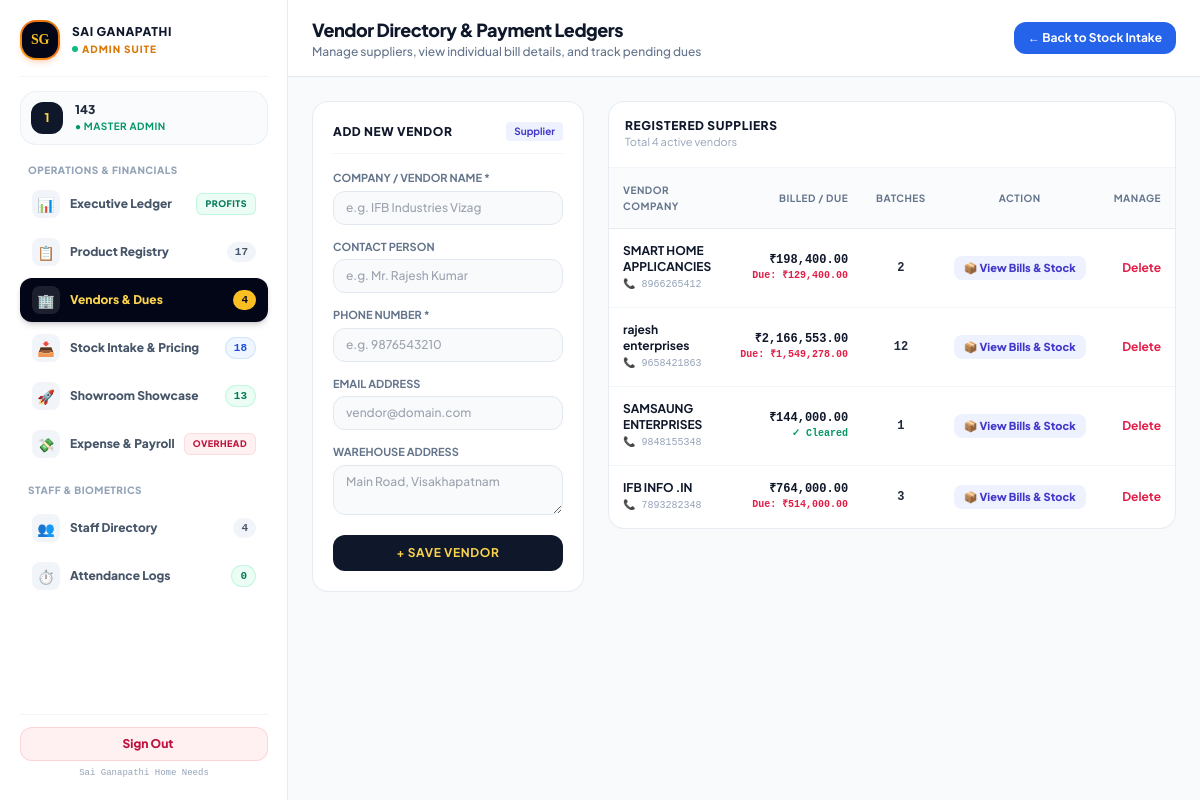
Page /admin/vendors.php (signed in) on the committed database.
### tables this page shows
CREATE TABLE `vendors` (
  `id` int(11) NOT NULL,
  `vendor_name` varchar(150) NOT NULL,
  `contact_person` varchar(100) DEFAULT NULL,
  `phone` varchar(20) NOT NULL,
  `email` varchar(100) DEFAULT NULL,
  `address` text DEFAULT NULL,
  `created_at` timestamp NOT NULL DEFAULT current_timestamp()
);

### admin/vendors.php (the view, shortened to what this page needs)
<?php
require '../db.php';
$vendorsListQuery = "
    SELECT
        v.*,
        COUNT(s.id) AS total_batches,
        COALESCE(SUM(s.total_amount), 0) AS lifetime_billed,
        COALESCE(SUM(s.paid_amount), 0) AS lifetime_paid
    FROM vendors v
    LEFT JOIN stock_intake s ON v.vendor_name = s.vendor_name
    GROUP BY v.id
    ORDER BY v.id DESC
";
$vendorsList = $conn->query($vendorsListQuery)->fetchAll();
$totalVendors = count($vendorsList);
?>
<!DOCTYPE html>
<html lang="en">
<head>
    <script src="https://cdn.tailwindcss.com"></script>
</head>
<body class="bg-slate-50 min-h-screen text-slate-800 antialiased flex">
    <?php
    include 'sidebar.php';
    ?>
    <div class="flex-1 flex flex-col min-w-0 overflow-y-auto">
        <header class="bg-white/95 backdrop-blur-md border-b border-slate-200 sticky top-0 z-30 px-6 py-4 flex items-center justify-between shadow-xs">
            <div>
                <h2 class="text-base sm:text-lg font-black text-slate-900 tracking-tight">Vendor Directory & Payment Ledgers</h2>
                <p class="text-xs text-slate-500 font-medium">Manage suppliers, view individual bill details, and track pending dues</p>
            </div>
            <a href="stock_intake.php" class="px-3.5 py-2 bg-blue-600 hover:bg-blue-700 text-white text-xs font-bold rounded-xl shadow-xs transition">
                ← Back to Stock Intake
            </a>
        </header>
        <main class="p-6 max-w-7xl w-full mx-auto space-y-6">
            <div class="grid grid-cols-1 lg:grid-cols-3 gap-6 items-start">
                <div class="bg-white p-5 rounded-2xl border border-slate-200/80 shadow-xs sticky top-24">
                    <div class="flex items-center justify-between pb-3 mb-4 border-b border-slate-100">
                        <h3 class="text-xs font-black uppercase tracking-wider text-slate-900">Add New Vendor</h3>
                        <span class="text-[10px] bg-indigo-50 text-indigo-700 font-bold px-2 py-0.5 rounded">Supplier</span>
                    </div>
                    <form method="POST" action="vendors.php" class="space-y-3.5">
                        <div>
                            <label class="block text-[11px] font-bold uppercase text-slate-500 mb-1">Company / Vendor Name *</label>
                            <input type="text" name="vendor_name" required placeholder="e.g. IFB Industries Vizag" class="w-full px-3 py-2 bg-slate-50 border border-slate-200 rounded-xl text-xs font-medium focus:outline-none focus:border-amber-500">
                        </div>
                        <div>
                            <label class="block text-[11px] font-bold uppercase text-slate-500 mb-1">Contact Person</label>
                            <input type="text" name="contact_person" placeholder="e.g. Mr. Rajesh Kumar" class="w-full px-3 py-2 bg-slate-50 border border-slate-200 rounded-xl text-xs font-medium focus:outline-none focus:border-amber-500">
                        </div>
                        <div>
                            <label class="block text-[11px] font-bold uppercase text-slate-500 mb-1">Phone Number *</label>
                            <input type="tel" name="phone" required placeholder="e.g. 9876543210" class="w-full px-3 py-2 bg-slate-50 border border-slate-200 rounded-xl text-xs font-medium focus:outline-none focus:border-amber-500">
                        </div>
                        <div>
                            <label class="block text-[11px] font-bold uppercase text-slate-500 mb-1">Email Address</label>
                            <input type="email" name="email" placeholder="vendor@domain.com" class="w-full px-3 py-2 bg-slate-50 border border-slate-200 rounded-xl text-xs font-medium focus:outline-none focus:border-amber-500">
                        </div>
                        <div>
                            <label class="block text-[11px] font-bold uppercase text-slate-500 mb-1">Warehouse Address</label>
                            <textarea name="address" rows="2" placeholder="Main Road, Visakhapatnam" class="w-full px-3 py-2 bg-slate-50 border border-slate-200 rounded-xl text-xs font-medium focus:outline-none focus:border-amber-500"></textarea>
                        </div>
                        <button type="submit" class="w-full mt-2 py-2.5 bg-slate-900 hover:bg-slate-800 text-amber-300 font-bold text-xs uppercase tracking-wider rounded-xl shadow-xs transition cursor-pointer">
                            + Save Vendor
                        </button>
                    </form>
                </div>
                <div class="lg:col-span-2 bg-white rounded-2xl border border-slate-200/80 shadow-xs overflow-hidden">
                    <div class="p-4 border-b border-slate-100 flex items-center justify-between">
                        <div>
                            <h3 class="text-xs font-black uppercase tracking-wider text-slate-900">Registered Suppliers</h3>
                            <p class="text-[11px] text-slate-400">Total <?= $totalVendors ?> active vendors</p>
                        </div>
                    </div>
                    <div class="overflow-x-auto">
                        <table class="w-full text-left text-xs border-collapse">
                            <thead>
                                <tr class="bg-slate-50/80 text-slate-500 font-bold uppercase text-[10px] tracking-wider border-b border-slate-200/80">
                                    <th class="p-3.5">Vendor Company</th>
                                    <th class="p-3.5 text-right">Billed / Due</th>
                                    <th class="p-3.5 text-center">Batches</th>
                                    <th class="p-3.5 text-center">Action</th>
                                    <th class="p-3.5 text-right">Manage</th>
                                </tr>
                            </thead>
                            <tbody class="divide-y divide-slate-100">
                                <?php if (empty($vendorsList)): ?>
                                    <tr>
                                        <td colspan="5" class="p-8 text-center text-slate-400 font-semibold">No vendors created yet. Use the form to add your first supplier.</td>
                                    </tr>
                                <?php else: ?>
                                    <?php foreach ($vendorsList as $v):
                                        $due = max(0, $v['lifetime_billed'] - $v['lifetime_paid']);
                                    ?>
                                        <tr class="hover:bg-slate-50/70 transition">
                                            <td class="p-3.5">
                                                <span class="font-bold text-slate-900 block"><?= htmlspecialchars($v['vendor_name']) ?></span>
                                                <span class="text-[10px] text-slate-400 font-mono">📞 <?= htmlspecialchars($v['phone']) ?></span>
                                            </td>
                                            <td class="p-3.5 text-right whitespace-nowrap font-mono">
                                                <span class="font-black text-slate-900 block">₹<?= number_format($v['lifetime_billed'], 2) ?></span>
                                                <?php if ($due > 0): ?>
                                                    <span class="text-[10px] text-rose-600 font-extrabold block">Due: ₹<?= number_format($due, 2) ?></span>
                                                <?php else: ?>
                                                    <span class="text-[10px] text-emerald-600 font-bold block">✓ Cleared</span>
                                                <?php endif; ?>
                                            </td>
                                            <td class="p-3.5 text-center font-mono font-bold">
                                                <?= $v['total_batches'] ?>
                                            </td>
                                            <td class="p-3.5 text-center whitespace-nowrap">
                                                <button onclick="openVendorDetails('<?= htmlspecialchars(addslashes($v['vendor_name'])) ?>')"
                                                        class="px-2.5 py-1 bg-indigo-50 hover:bg-indigo-100 text-indigo-700 font-extrabold rounded-lg transition cursor-pointer text-[11px]">
                                                    📦 View Bills & Stock
                                                </button>
                                            </td>
                                            <td class="p-3.5 text-right whitespace-nowrap">
                                                <a href="vendors.php?delete=<?= $v['id'] ?>" onclick="return confirm('Delete vendor <?= htmlspecialchars(addslashes($v['vendor_name'])) ?>?')" class="text-rose-600 hover:text-rose-800 font-bold text-xs transition">
                                                    Delete
                                                </a>
                                            </td>
                                        </tr>
                                    <?php endforeach; ?>
                                <?php endif; ?>
                            </tbody>
                        </table>
                    </div>
                </div>
            </div>
        </main>
    </div>
</body>
</html>

### admin/vendors.php (style rules this page uses)
body { font-family: 'Plus Jakarta Sans', sans-serif; }

### rows in the picture
vendors: vendor_name "SMART HOME APPLICANCIES", phone "8966265412", lifetime_billed "198,400.00", due "129,400.00", total_batches "2"
vendors: vendor_name "rajesh enterprises", phone "9658421863", lifetime_billed "2,166,553.00", due "1,549,278.00", total_batches "12"
vendors: vendor_name "SAMSAUNG ENTERPRISES", phone "9848155348", lifetime_billed "144,000.00", shows "✓ Cleared", total_batches "1"
vendors: vendor_name "IFB INFO .IN", phone "7893282348", lifetime_billed "764,000.00", due "514,000.00", total_batches "3"

### other values in the picture
substr($_SESSION['username'] ?? 'A', 0, 1) "1"
$_SESSION['username'] "143"
$navTotalProducts "17"
$navTotalVendors "4"
$navTotalIntake "18"
$navPublicCount "13"
$navTotalStaff "4"
$navTodayAttendance "0"
$totalVendors "4"
